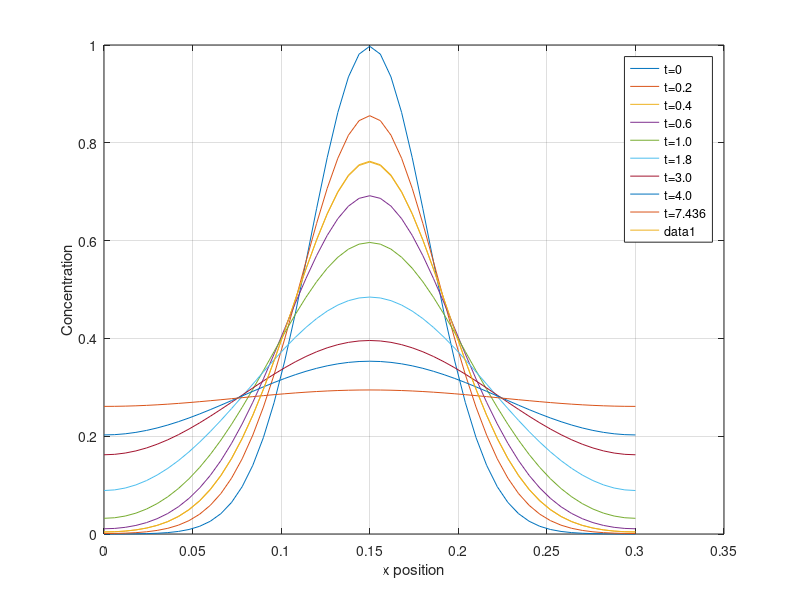

Write MATLAB code to recreate this figure. (Note: this script raises an error after producing the figure.)
counter1 = 1;
error = 1;
t = 0.004;
h = 0.006;
D = 0.001;
itr = 0;
i = 1;

for x = 0:.006:.3 % t=0 intital condition
    U(1,counter1) = (2.5/(sqrt(2*pi))*exp(-((30*x-4.5)^2)/2));
    counter1 = counter1 + 1;
end

while (error > 1e-4 && itr < 10000)
    itr = itr + 1;   
    i = i + 1;
    for j = 1:51
        if j == 1
            U(i,j) = D*t*((2*U(i-1,j+1)-2*U(i-1,j))/h^2)+U(i-1,j);
        elseif j == 51
            U(i,j) = D*t*((-2*U(i-1,j)+2*U(i-1,j-1))/h^2)+U(i-1,j);
        else
            U(i,j) = D*t*((U(i-1,j+1)-2*U(i-1,j)+U(i-1,j-1))/h^2)+U(i-1,j);
        end
    end
    errorold=error;
    error=(max(abs(U(i,:)-U(i-1,:))))/(max(abs(U(i,:))));
end

axis = 0:.006:.3;

plot(axis,U(1,:))
hold on
plot(axis,U(51,:))
hold on
plot(axis,U(101,:))
hold on
plot(axis,U(151,:))
hold on
plot(axis,U(251,:))
hold on
plot(axis,U(451,:))
hold on
plot(axis,U(751,:))
hold on
plot(axis,U(1001,:))
hold on
plot(axis,U(1857,:))
ylabel('Concentration')
xlabel('x position')
legend('t=0','t=0.2','t=0.4','t=0.6','t=1.0','t=1.8','t=3.0','t=4.0','t=7.436')
grid on

%check threshold

plot(axis,U(100,:)) %fxn breaks after t > 0.018

%% 
load LINE_LIST_1.DAT
load POINT_LIST_1.DAT

line = LINE_LIST_1;
point = POINT_LIST_1;
total = 0;
length = 0;
answer = 0;

for i = 1:464
    node_ind = find(line(:,2) == i); % find index in line for node of interest (NOI)
    node_minus1 = line(node_ind,3); % find index in point for NOI - 1
    plus_node_ind = find(line(:,3) == i); % find index in line for NOI + 1
    node_plus1 = line(plus_node_ind,2); % find index in point for NOI + 1
    n_vectorx = point(node_minus1,2) - point(node_plus1,2); % final - initial for x position
    n_vectory = point(node_minus1,3) - point(node_plus1,3); % final - initial for y position
    n_result = [n_vectorx n_vectory 0];
    z_vector = [0 0 1];
    n1 = cross(n_result,z_vector);
    n1 = n1/norm(n1); % normalized vector
    j1 = [point(i,4) point(i,5) 0]; % flux vector
    total1 = dot(j1,n1);

    % find second half of equation
    node_doubleCCW_ind = find(line(:,3 == node_minus1));
    node_doubleCCW = line(node_doubleCCW_ind,2);
    
    n2_vectorx = point(node_doubleCCW,2) - point(i,2); % final - initial for x position
    n2_vectory = point(node_doubleCCW,3) - point(i,3); % final - initial for y position
    n2_result = [n2_vectorx n2_vectory 0];
    z2_vector = [0 0 1];
    n2 = cross(n2_result,z2_vector);
    n2 = n2/norm(n2); % normalized vector
    j2 = [point(node_minus1,4) point(node_minus1,5) 0]; % flux vector
    total2 = dot(j2,n2);

    total = total1 + total2;

    % calculate the length of the entire figure
    current_node = [point(i,2) point(i,3)];
    current_node_m1 = [point(node_minus1,2) point(node_minus1,3)];
    length = norm(current_node_m1-current_node);
    answer = answer + total*(length/2);
end 



%%
load LINE_LIST_2.DAT
load POINT_LIST_2.DAT

line = LINE_LIST_2;
point = POINT_LIST_2;
total = 0;
length = 0;

for i = 1:464
    node_ind = find(line(:,2) == i); % find index in line for node of interest
    node_minus1 = line(node_ind,3); % find index for point
    plus_node_ind = find(line(:,3) == i);
    node_plus1 = line(plus_node_ind,2);
    n_vectorx = point(node_minus1,2) - point(node_plus1,2);
    n_vectory = point(node_minus1,3) - point(node_plus1,3);
    n_result = [n_vectorx n_vectory 0];
    z_vector = [0 0 1];
    n1 = cross(n_result,z_vector);
    j1 = [point(i,4) point(i,5) 0];
    total = total + dot(j1,n1);

    % calculate the length of the entire figure
    current_node = [point(i,2) point(i,3)];
    current_node_m1 = [point(node_minus1,2) point(node_minus1,3)];
    length = length + norm(current_node_m1-current_node);
end 

answer = total*(length/2);






